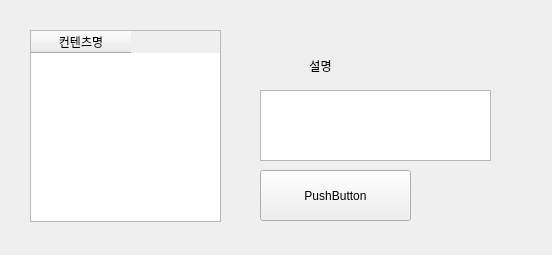
<?xml version="1.0" encoding="UTF-8"?>
<ui version="4.0">
 <class>Form</class>
 <widget class="QWidget" name="Form">
  <property name="geometry">
   <rect>
    <x>0</x>
    <y>0</y>
    <width>552</width>
    <height>255</height>
   </rect>
  </property>
  <property name="windowTitle">
   <string>Form</string>
  </property>
  <widget class="QPlainTextEdit" name="text_description">
   <property name="geometry">
    <rect>
     <x>260</x>
     <y>90</y>
     <width>231</width>
     <height>71</height>
    </rect>
   </property>
  </widget>
  <widget class="QTableWidget" name="tableWidget">
   <property name="geometry">
    <rect>
     <x>30</x>
     <y>30</y>
     <width>191</width>
     <height>192</height>
    </rect>
   </property>
   <property name="editTriggers">
    <set>QAbstractItemView::NoEditTriggers</set>
   </property>
   <column>
    <property name="text">
     <string>컨텐츠명</string>
    </property>
   </column>
  </widget>
  <widget class="QPushButton" name="pushButton">
   <property name="geometry">
    <rect>
     <x>260</x>
     <y>170</y>
     <width>151</width>
     <height>51</height>
    </rect>
   </property>
   <property name="text">
    <string>PushButton</string>
   </property>
  </widget>
  <widget class="QLabel" name="label_des">
   <property name="geometry">
    <rect>
     <x>260</x>
     <y>50</y>
     <width>121</width>
     <height>31</height>
    </rect>
   </property>
   <property name="text">
    <string>설명</string>
   </property>
   <property name="alignment">
    <set>Qt::AlignCenter</set>
   </property>
  </widget>
 </widget>
 <resources/>
 <connections>
  <connection>
   <sender>tableWidget</sender>
   <signal>cellDoubleClicked(int,int)</signal>
   <receiver>Form</receiver>
   <slot>open_con(int,int)</slot>
   <hints>
    <hint type="sourcelabel">
     <x>176</x>
     <y>135</y>
    </hint>
    <hint type="destinationlabel">
     <x>367</x>
     <y>28</y>
    </hint>
   </hints>
  </connection>
  <connection>
   <sender>pushButton</sender>
   <signal>clicked()</signal>
   <receiver>Form</receiver>
   <slot>setDes()</slot>
   <hints>
    <hint type="sourcelabel">
     <x>298</x>
     <y>194</y>
    </hint>
    <hint type="destinationlabel">
     <x>475</x>
     <y>199</y>
    </hint>
   </hints>
  </connection>
 </connections>
 <slots>
  <slot>open_con(int,int)</slot>
  <slot>setDes()</slot>
 </slots>
</ui>
